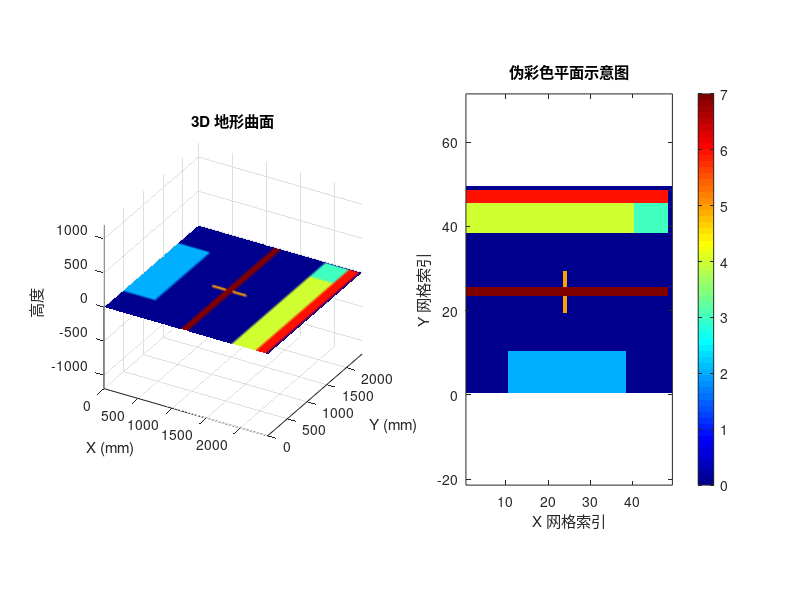

Recreate this plot in MATLAB.
%% 1. 清空环境 & 设置场地尺寸、网格划分
clear; clc; close all;
L = 2400; % 场地总长度（x方向，单位可自定义，如 mm）
W = 2400; % 场地总宽度（y方向）
Nx = 48; % x方向分成的段数 → 每段长度 dx = L/Nx = 50
Ny = 48; % y方向分成的段数 → 每段长度 dy = W/Ny = 50
dx = L / Nx;
dy = W / Ny;
% 生成网格坐标矩阵 X, Y
[X, Y] = meshgrid(0:dx:L, 0:dy:W);
Z = zeros(size(X)); % 初始化高度矩阵，后续按区域赋值
%% 2. 根据图纸尺寸，手动分析每个矩形块的 (x范围,y范围)，并赋高度
% 下面的“区间计算”需结合图纸中各块的宽度/高度，逐一对应到网格索引。
% 为方便演示，这里给不同区块赋不同的“示例高度”（1,2,3,...），您可按需修改。
% ------------------------------
% 【示例】左侧黄色小方块：宽度36，高度36 → x∈[0,36], y∈[0,36]
% 计算在网格中占据的列范围(ix_start:ix_end)、行范围(iy_start:iy_end)
ix_yellow = 1 : floor(36/dx); % 第 1 列 ~ 第 floor(36/50)=1 列（因为36<50）
iy_yellow = 1 : floor(36/dy); % 第 1 行 ~ 第 floor(36/50)=1 行
Z(iy_yellow, ix_yellow) = 1; % 给该区域赋高度 1
% ------------------------------
% 【示例】中间横向灰色长条带（假设在 y∈[500,1900] 附近，x∈[36,36+500]）
% 先算 x 范围对应的列：36 ≤ x ≤ 36+500 → 列索引 floor(36/50)+1 : floor((36+500)/50)
ix_gray1 = floor(36/dx)+1 : floor((36+500)/dx);
% 再算 y 范围对应的行：500 ≤ y ≤ 1900 → 行索引 floor(500/50)+1 : floor(1900/50)
iy_gray1 = floor(500/dy)+1 : floor(1900/dy);
Z(iy_gray1, ix_gray1) = 2; % 给该区域赋高度 2
% ------------------------------
% 【示例】右侧上方红色小方块：宽度500，高度400 → x∈[L-500,L], y∈[H-400,H]
ix_red_top = floor((L-500)/dx)+1 : Nx; % 右端 x: L-500 ≤ x ≤ L → 列索引 floor((2400-500)/50)+1 : 48
iy_red_top = floor((W-400)/dy)+1 : Ny; % 上端 y: W-400 ≤ y ≤ W → 行索引 floor((2400-400)/50)+1 : 48
Z(iy_red_top, ix_red_top) = 3; % 给该区域赋高度 3
% ------------------------------
% 【示例】右侧下方红色小方块：宽度500，高度400 → x∈[L-500,L], y∈[0,W-400]
ix_red_bottom = floor((L-500)/dx)+1 : Nx; % 右端 x 范围同上
iy_red_bottom = 1 : floor((W-400)/dy); % 下端 y: 0 ≤ y ≤ W-400 → 行索引 1 : floor((2400-400)/50)
Z(iy_red_bottom, ix_red_bottom) = 4; % 给该区域赋高度 4
% ------------------------------
% 【示例】中间紫色小方块：宽度500，高度30 → x∈[L/2-250,L/2+250], y∈[W/2-15,W/2+15]
ix_purple = floor((L/2 - 250)/dx)+1 : floor((L/2 + 250)/dx); % 中间 x: L/2-250 ~ L/2+250 → 列索引计算
iy_purple = floor((W/2 - 15)/dy)+1 : floor((W/2 + 15)/dy); % 中间 y: W/2-15 ~ W/2+15 → 行索引计算
Z(iy_purple, ix_purple) = 5; % 给该区域赋高度 5
% ------------------------------
% 【示例】右侧灰色小竖块：宽度150，高度≈全场 → x∈[L-150,L], y∈[0,W]
ix_smallGray = floor((L-150)/dx)+1 : Nx; % 右端 x: L-150 ≤ x ≤ L → 列索引计算
iy_smallGray = 1 : Ny; % 全 y 范围 → 行索引 1:Ny
Z(iy_smallGray, ix_smallGray) = 6; % 给该区域赋高度 6
% ------------------------------
% 【示例】中间灰色小竖块：宽度100，高度≈全场 → x∈[L/2-50,L/2+50], y∈[0,W]
ix_midGray = floor((L/2 - 50)/dx)+1 : floor((L/2 + 50)/dx); % 中间 x: L/2-50 ~ L/2+50 → 列索引计算
iy_midGray = 1 : Ny; % 全 y 范围 → 行索引 1:Ny
Z(iy_midGray, ix_midGray) = 7; % 给该区域赋高度 7
% ------------------------------
% （可选）若想让同一区块内有随机起伏，可叠加噪声：
% Z(iy_yellow, ix_yellow) = 1 + 0.2*randn(size(Z(iy_yellow, ix_yellow)));
%% 3. 三维地形可视化
figure('Color','w');
% 子图1：surf 曲面图
subplot(1,2,1);
surf(X, Y, Z, 'EdgeColor','none');
shading interp; % 让曲面更平滑
title('3D 地形曲面');
xlabel('X (mm)'); ylabel('Y (mm)'); zlabel('高度');
view(30,30); % 设置视角
grid on; axis equal; % 显示网格、等轴比
% 子图2：imagesc 伪彩色平面图 + colorbar
subplot(1,2,2);
imagesc(Z');
axis equal tight; % 等轴比、紧凑布局
colormap(jet); % 使用 jet 色图（也可换为 hot, parula 等）
colorbar; % 显示颜色条
title('伪彩色平面示意图');
xlabel('X 网格索引'); ylabel('Y 网格索引');
set(gca,'YDir','normal'); % 让 y 轴正方向朝上（默认 imagesc 是翻转的）
